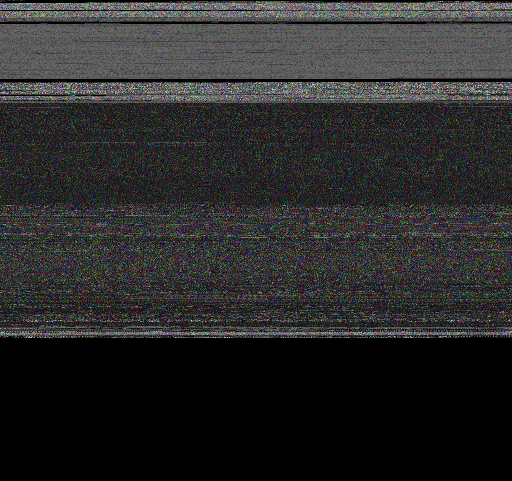
#> input picture ironvault_loader/CARRIER_STORAGE_v1.png, 1024 x 961 px, found by its file name (shown at 1/2 size)
$ python carrier_v2_fabricator.py
#> lines starting #> are read from the running program, lines starting #| are printed output that depends on the picture
import os
import struct
import base64
import zlib
from PIL import Image

# --- CONFIGURATION V2 ---
OUTPUT_PNG = "CARRIER_STORAGE_v2.png"
SUBSTRATE_SIZE = 12582912  # 12MB SUBSTRATE (Wafer Scale)
REGISTRY_SIZE = 8192       # 8KB for a larger Registry

def extract_raw_binary_from_png(png_path):
    """Reverses the Pixel-Ligate process to get the raw binary file."""
#> called with png_path = 'CARRIER_STORAGE_v1.png'
    if not png_path.startswith("MASTER_DNA_SEED_"):
        # If it's our already forged Carrier V1, read it as raw RGB bytes
        img = Image.open(png_path).convert('RGB')
#> img is the input picture: PIL image 1024x961 RGB; mean R, G, B 41.5, 41.6, 41.5
        # Skip Row 0 Membrane
        pixels = list(img.getdata())
#> pixels = 984064 items
        width, height = img.size
#> width = 1024; height = 961
        # Extract RGB (3 bytes per pixel) starting from Row 1
        return bytearray([b for p in pixels[width:] for b in p])

    # Otherwise, it's a DNA SEED (B64/Gzip)
    img = Image.open(png_path).convert('RGB')
    rgb_data = bytearray(img.tobytes())
    end = len(rgb_data) - 1
    while end >= 0 and rgb_data[end] == 0: end -= 1
    b64_len = struct.unpack('>I', rgb_data[end-3:end+1])[0]
    b64_str = rgb_data[:b64_len].decode('ascii').replace('-', '+').replace('_', '/')
    compressed_bin = base64.b64decode(b64_str)
    header_len = struct.unpack('>I', compressed_bin[:4])[0]
    return zlib.decompress(compressed_bin[4 + header_len:], zlib.MAX_WBITS | 16)

def run_v2_packer():
    print(f"--- CHROMICAL CORE: CARRIER FABRICATOR V2 (NESTED) ---")
    substrate = bytearray([0] * SUBSTRATE_SIZE)
    current_offset = REGISTRY_SIZE
    registry_entries = []

    # THE BATCH: Carrier V1 + The Linux Seeds
    targets = [
        "CARRIER_STORAGE_v1.png",
        "MASTER_DNA_SEED_vmlinuz.png",
        "MASTER_DNA_SEED_initrd.img.png"
    ]

    for filename in targets:
        if not os.path.exists(filename):
            print(f"[!] Error: {filename} missing. Skipping.")
            continue

        print(f"[*] Nesting: {filename}...")
        try:
            raw_data = extract_raw_binary_from_png(filename)
            size = len(raw_data)
#> size = 2949120

            # Use short name for registry
            short_name = filename.replace("MASTER_DNA_SEED_", "").replace(".png", "")

            if current_offset + size > SUBSTRATE_SIZE:
                print(f"[!] FATAL: {short_name} exceeds V2 capacity!")
                continue

            substrate[current_offset:current_offset + size] = raw_data

            # Registry: Name(16s), Offset(I), Size(I)
            entry = struct.pack('16sII', short_name[:16].encode('ascii'), current_offset, size)
            registry_entries.append(entry)
            print(f"    -> Ligation: {size} bytes at {current_offset}")
#|     -> Ligation: 2949120 bytes at 8192
            current_offset += size
#> current_offset = 2957312
        except Exception as e:
            print(f"    [!] Failed {filename}: {e}")

    # Write V2 Registry
    substrate[0:4] = struct.pack('I', len(registry_entries))
    for i, entry in enumerate(registry_entries):
        start = 4 + (i * 24)
        substrate[start:start + 24] = entry
#> this loop made 1 pass
#> start on pass 1: 4

    # Create V2 Membrane (1024 width) - G=2 signifies V2 Hyper-Carrier
    membrane = bytearray([1, 2, 250] + [0] * (1024 * 3 - 3))

    # Forge V2 (1024 width, 4097 height to fit 12.5MB)
    full_blob = membrane + substrate
    img = Image.frombytes('RGB', (1024, 4097), bytes(full_blob))
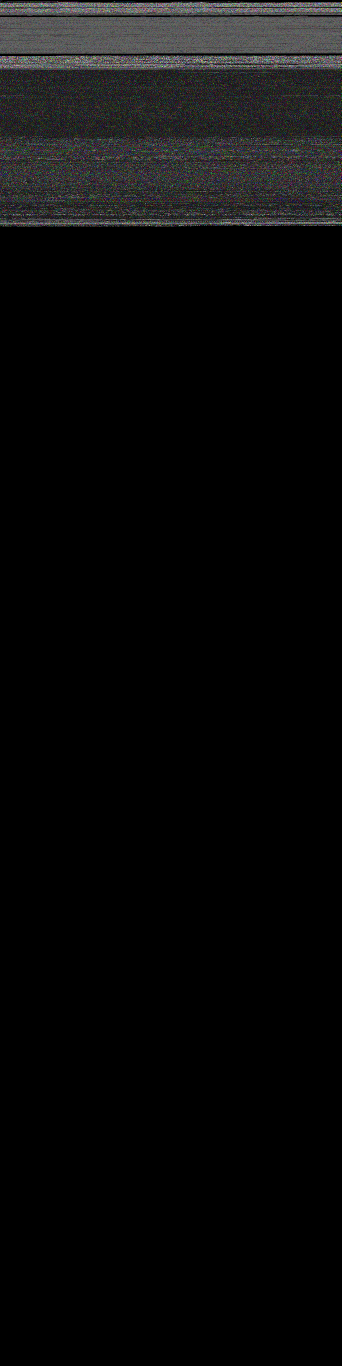
#> img: PIL image 1024x4097 RGB (shown at 1/3 size); mean R, G, B 9.7, 9.7, 9.7
    img.save(OUTPUT_PNG)
    print(f"\n[SUCCESS] Hyper-Carrier V2 Sealed: {OUTPUT_PNG}")
    print(f"[*] Final Efficiency: {current_offset}/{SUBSTRATE_SIZE} bytes used.")
#| [*] Final Efficiency: 2957312/12582912 bytes used.

if __name__ == "__main__":
    run_v2_packer()
